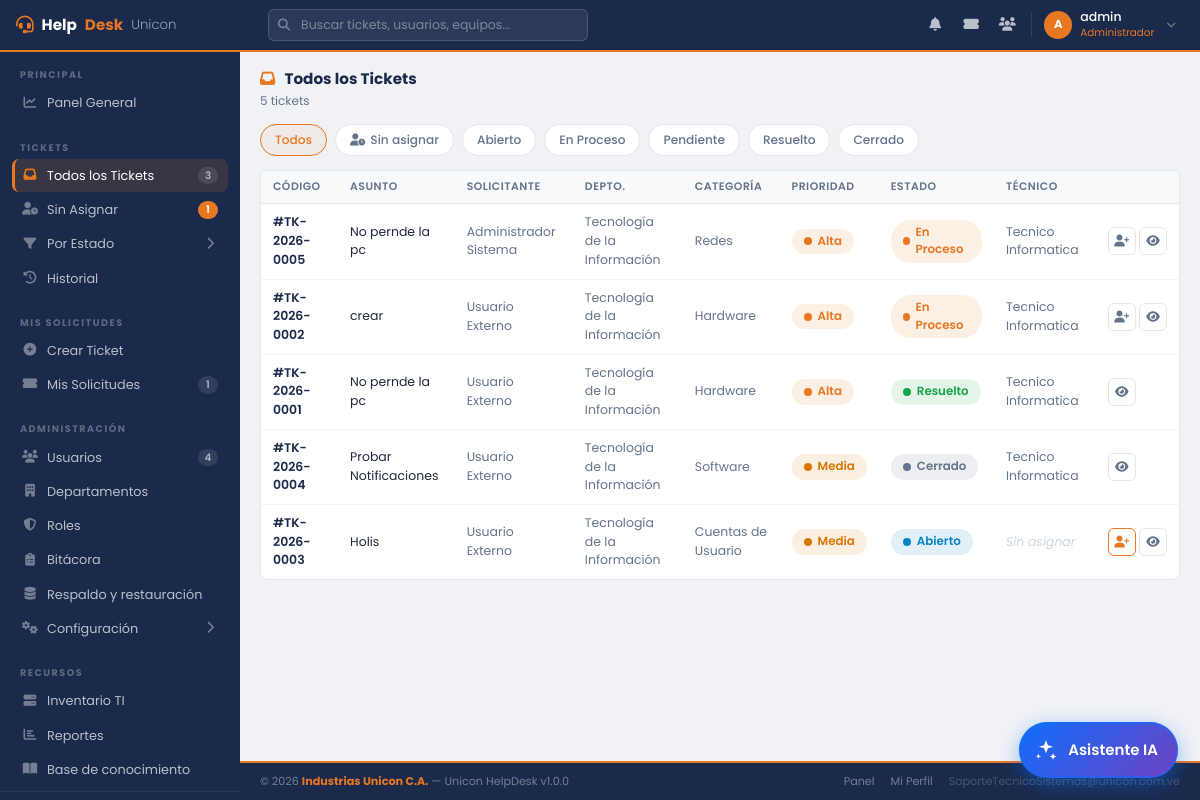
Page /admin/tickets.php (signed in) on the earlier database version.
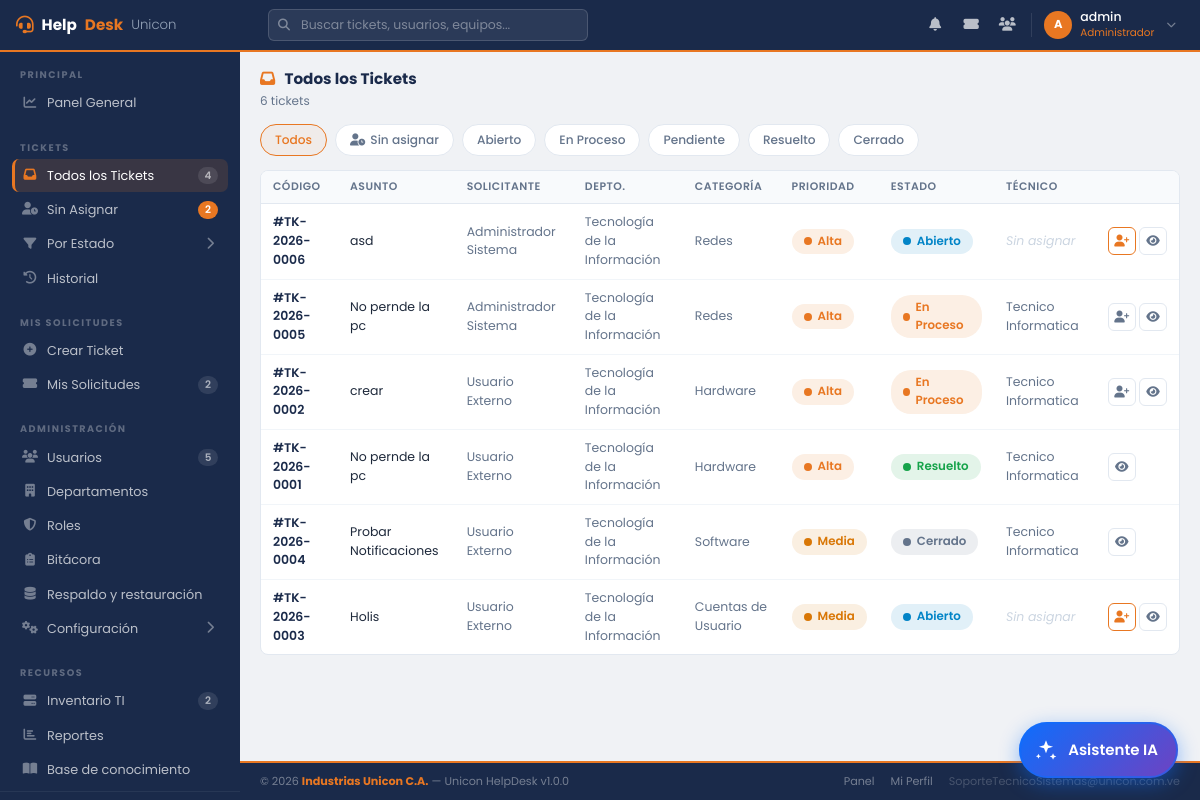
Same page on the later database version.
### tables this page shows
CREATE TABLE `estados_ticket` (
  `id_estado_ticket` int(11) NOT NULL AUTO_INCREMENT,
  `nombre` varchar(50) NOT NULL,
  `descripcion` text DEFAULT NULL,
  PRIMARY KEY (`id_estado_ticket`),
  UNIQUE KEY `nombre` (`nombre`)
);

CREATE TABLE `tickets` (
  `id_tickets` int(11) NOT NULL AUTO_INCREMENT,
  `codigo_ticket` varchar(20) NOT NULL,
  `asunto` varchar(200) NOT NULL,
  `descripcion` text NOT NULL,
  `fecha_creacion` datetime NOT NULL DEFAULT current_timestamp(),
  `fecha_cierre` datetime DEFAULT NULL,
  `id_usuario_solicitante` int(11) NOT NULL,
  `id_usuario_asignado` int(11) DEFAULT NULL,
  `id_departamento` int(11) NOT NULL,
  `id_categoria` int(11) NOT NULL,
  `id_prioridad` int(11) NOT NULL DEFAULT 2,
  `id_estado` int(11) NOT NULL DEFAULT 1,
  `id_inventario` int(11) DEFAULT NULL,
  `solucion` text DEFAULT NULL,
  `observaciones` text DEFAULT NULL,
  PRIMARY KEY (`id_tickets`),
  UNIQUE KEY `codigo_ticket` (`codigo_ticket`),
  KEY `fecha_creacion` (`fecha_creacion`),
  KEY `fk_ticket_categoria` (`id_categoria`),
  KEY `fk_ticket_usuario_asignado` (`id_usuario_asignado`),
  KEY `fk_ticket_usuario_solicitante` (`id_usuario_solicitante`),
  KEY `fk_ticket_prioridad` (`id_prioridad`),
  KEY `fk_ticket_departamento` (`id_departamento`),
  KEY `id_inventario` (`id_inventario`),
  KEY `id_estado` (`id_estado`),
  CONSTRAINT `fk_ticket_categoria` FOREIGN KEY (`id_categoria`) REFERENCES `categoria_incidencias` (`id_categoria`) ON UPDATE CASCADE,
  CONSTRAINT `fk_ticket_departamento` FOREIGN KEY (`id_departamento`) REFERENCES `departamentos` (`id_departamento`) ON UPDATE CASCADE,
  CONSTRAINT `fk_ticket_estado` FOREIGN KEY (`id_estado`) REFERENCES `estados_ticket` (`id_estado_ticket`) ON UPDATE CASCADE,
  CONSTRAINT `fk_ticket_inventario` FOREIGN KEY (`id_inventario`) REFERENCES `inventario_tecnologico` (`id_inventario`) ON UPDATE CASCADE,
  CONSTRAINT `fk_ticket_prioridad` FOREIGN KEY (`id_prioridad`) REFERENCES `prioridades` (`id_prioridad`) ON UPDATE CASCADE,
  CONSTRAINT `fk_ticket_usuario_asignado` FOREIGN KEY (`id_usuario_asignado`) REFERENCES `usuarios` (`id_usuario`) ON UPDATE CASCADE,
  CONSTRAINT `fk_ticket_usuario_solicitante` FOREIGN KEY (`id_usuario_solicitante`) REFERENCES `usuarios` (`id_usuario`) ON UPDATE CASCADE
);

CREATE TABLE `usuarios` (
  `id_usuario` int(11) NOT NULL AUTO_INCREMENT,
  `nombres` varchar(100) NOT NULL,
  `apellidos` varchar(100) NOT NULL,
  `correo` varchar(150) NOT NULL,
  `usuario_login` varchar(50) NOT NULL,
  `contraseña` varchar(255) NOT NULL,
  `telefono` varchar(20) DEFAULT NULL,
  `id_departamento` int(11) NOT NULL,
  `id_rol` int(11) NOT NULL DEFAULT 1,
  `estado` enum('activo','inactivo','reposo','pasante','vacaciones','suspendido') NOT NULL DEFAULT 'activo',
  PRIMARY KEY (`id_usuario`),
  UNIQUE KEY `correo` (`correo`),
  UNIQUE KEY `usuario_login` (`usuario_login`),
  KEY `id_departamento` (`id_departamento`),
  KEY `id_rol` (`id_rol`),
  CONSTRAINT `fk_usuario_departamento` FOREIGN KEY (`id_departamento`) REFERENCES `departamentos` (`id_departamento`) ON UPDATE CASCADE,
  CONSTRAINT `fk_usuario_rol` FOREIGN KEY (`id_rol`) REFERENCES `roles` (`id_rol`) ON UPDATE CASCADE
);

CREATE TABLE `departamentos` (
  `id_departamento` int(11) NOT NULL AUTO_INCREMENT,
  `nombre` varchar(100) NOT NULL,
  `descripcion` text DEFAULT NULL,
  `estado` enum('activo','inactivo','clausurado') NOT NULL DEFAULT 'activo',
  PRIMARY KEY (`id_departamento`),
  UNIQUE KEY `nombre` (`nombre`)
);

CREATE TABLE `categoria_incidencias` (
  `id_categoria` int(11) NOT NULL AUTO_INCREMENT,
  `nombre` varchar(80) NOT NULL,
  `descripcion` text DEFAULT NULL,
  `id_prioridad_default` int(11) DEFAULT NULL,
  `estado` enum('activo','inactivo') NOT NULL DEFAULT 'activo',
  PRIMARY KEY (`id_categoria`),
  UNIQUE KEY `nombre` (`nombre`),
  KEY `fk_categoria_prioridad` (`id_prioridad_default`),
  CONSTRAINT `fk_categoria_prioridad` FOREIGN KEY (`id_prioridad_default`) REFERENCES `prioridades` (`id_prioridad`) ON DELETE SET NULL ON UPDATE CASCADE
);

CREATE TABLE `prioridades` (
  `id_prioridad` int(11) NOT NULL AUTO_INCREMENT,
  `nombre` varchar(50) NOT NULL,
  `nivel` int(11) NOT NULL DEFAULT 2,
  `tiempo_respuesta_objetivo` int(11) NOT NULL DEFAULT 2880 COMMENT 'Guardar minutos',
  PRIMARY KEY (`id_prioridad`),
  UNIQUE KEY `nombre` (`nombre`)
);

### admin/tickets.php (the view, shortened to what the changed rows need)
<?php
include '../config/conexion.php';
$mapa_estado_slug = [
    'abierto'   => TICKET_ABIERTO,
    'proceso'   => TICKET_PROCESO,
    'pendiente' => TICKET_PENDIENTE,
    'resuelto'  => TICKET_RESUELTO,
    'cerrado'   => TICKET_CERRADO,
];
$estado_slug = $_GET['estado'] ?? '';
$filtro_estado_id = $mapa_estado_slug[$estado_slug] ?? (ctype_digit($estado_slug) ? (int)$estado_slug : null);
$estados_filtro = $conexion->query("SELECT id_estado_ticket, nombre FROM estados_ticket ORDER BY id_estado_ticket")->fetch_all(MYSQLI_ASSOC);
$filtro_sin_asignar = ($estado_slug === 'sin_asignar');
$sql = "
    SELECT t.id_tickets, t.codigo_ticket, t.asunto, t.fecha_creacion, t.id_usuario_asignado,
           c.nombre AS categoria_nombre,
           p.nombre AS prioridad_nombre, p.nivel AS prioridad_nivel,
           e.nombre AS estado_nombre, e.id_estado_ticket,
           sol.nombres AS sol_nombres, sol.apellidos AS sol_apellidos,
           dep.nombre AS departamento_nombre,
           asig.nombres AS asig_nombres, asig.apellidos AS asig_apellidos
    FROM tickets t
    JOIN categoria_incidencias c ON t.id_categoria = c.id_categoria
    JOIN prioridades p ON t.id_prioridad = p.id_prioridad
    JOIN estados_ticket e ON t.id_estado = e.id_estado_ticket
    JOIN usuarios sol ON t.id_usuario_solicitante = sol.id_usuario
    JOIN departamentos dep ON t.id_departamento = dep.id_departamento
    LEFT JOIN usuarios asig ON t.id_usuario_asignado = asig.id_usuario
";
if ($filtro_sin_asignar) {
    $stmt = $conexion->prepare($sql . " WHERE t.id_usuario_asignado IS NULL AND t.id_estado NOT IN (" . TICKET_RESUELTO . "," . TICKET_CERRADO . ") ORDER BY p.nivel DESC, t.fecha_creacion ASC");
} elseif ($filtro_estado_id !== null) {
    $stmt = $conexion->prepare($sql . " WHERE t.id_estado = ? ORDER BY p.nivel DESC, t.fecha_creacion DESC");
    $stmt->bind_param("i", $filtro_estado_id);
} else {
    $stmt = $conexion->prepare($sql . " ORDER BY p.nivel DESC, t.fecha_creacion DESC");
}
$stmt->execute();
$tickets = $stmt->get_result();
include_once '../includes/header2.php';
include_once '../includes/sidebar.php';
?>
<main class="hd-main">
    <div class="hd-page-header">
        <div>
            <div class="hd-page-title"><i class="fas fa-inbox" style="color:var(--naranja);margin-right:6px;"></i> Todos los Tickets</div>
            <div class="hd-page-sub"><?= $tickets->num_rows ?> ticket<?= $tickets->num_rows !== 1 ? 's' : '' ?><?= ($filtro_estado_id !== null || $filtro_sin_asignar) ? ' — filtrado' : '' ?></div>
        </div>
    </div>
    <div class="hd-filtros">
        <a href="tickets.php" class="hd-filtro-btn <?= $estado_slug === '' ? 'activo' : '' ?>">Todos</a>
        <a href="tickets.php?estado=sin_asignar" class="hd-filtro-btn <?= $filtro_sin_asignar ? 'activo' : '' ?>"><i class="fas fa-user-clock" style="margin-right:5px;"></i>Sin asignar</a>
        <?php foreach ($estados_filtro as $ef): ?>
        <a href="tickets.php?estado=<?= (int)$ef['id_estado_ticket'] ?>" class="hd-filtro-btn <?= $filtro_estado_id === (int)$ef['id_estado_ticket'] ? 'activo' : '' ?>"><?= htmlspecialchars($ef['nombre']) ?></a>
        <?php endforeach; ?>
    </div>
    <div class="hd-card">
        <div class="hd-card-body" style="padding:0;">
            <table class="hd-table">
                <thead>
                    <tr>
                        <th>Código</th>
                        <th>Asunto</th>
                        <th>Solicitante</th>
                        <th>Depto.</th>
                        <th>Categoría</th>
                        <th>Prioridad</th>
                        <th>Estado</th>
                        <th>Técnico</th>
                        <th></th>
                    </tr>
                </thead>
                <tbody>
                    <?php
                    $colores_estado = [1=>'#0284c7', 2=>'#E87722', 3=>'#d97706', 4=>'#16a34a', 5=>'#64748b'];
                    $colores_nivel  = [1=>'#0284c7', 2=>'#d97706', 3=>'#E87722', 4=>'#dc2626'];
                    while ($t = $tickets->fetch_assoc()):
                        $ce = $colores_estado[$t['id_estado_ticket']] ?? '#94a3b8';
                        $cp = $colores_nivel[$t['prioridad_nivel']] ?? '#94a3b8';
                    ?>
                    <tr class="hd-fila-ticket" onclick="window.location='ver_ticket.php?id=<?= $t['id_tickets'] ?>'">
                        <td style="font-weight:600;color:var(--azul);">#<?= htmlspecialchars($t['codigo_ticket']) ?></td>
                        <td><?= htmlspecialchars($t['asunto']) ?></td>
                        <td style="color:var(--muted);"><?= htmlspecialchars($t['sol_nombres'] . ' ' . $t['sol_apellidos']) ?></td>
                        <td style="color:var(--muted);"><?= htmlspecialchars($t['departamento_nombre']) ?></td>
                        <td style="color:var(--muted);"><?= htmlspecialchars($t['categoria_nombre']) ?></td>
                        <td>
                            <span class="hd-badge-pill" style="background:color-mix(in srgb, <?= $cp ?> 12%, white); color:<?= $cp ?>;">
                                <span class="dot" style="background:<?= $cp ?>;"></span> <?= htmlspecialchars($t['prioridad_nombre']) ?>
                            </span>
                        </td>
                        <td>
                            <span class="hd-badge-pill" style="background:color-mix(in srgb, <?= $ce ?> 12%, white); color:<?= $ce ?>;">
                                <span class="dot" style="background:<?= $ce ?>;"></span> <?= htmlspecialchars($t['estado_nombre']) ?>
                            </span>
                        </td>
                        <td style="color:var(--muted);">
                            <?= $t['asig_nombres'] ? htmlspecialchars($t['asig_nombres'] . ' ' . $t['asig_apellidos']) : '<span class="hd-sin-asignar">Sin asignar</span>' ?>
                        </td>
                        <td class="acciones">
                            <?php if (!in_array((int)$t['id_estado_ticket'], [TICKET_RESUELTO, TICKET_CERRADO], true)): ?>
                            <button type="button" class="hd-icon-btn <?= $t['id_usuario_asignado'] ? '' : 'asignar' ?>"
                                    title="<?= $t['id_usuario_asignado'] ? 'Reasignar técnico' : 'Asignar técnico' ?>"
                                    onclick="event.stopPropagation(); abrirAsignar(<?= (int)$t['id_tickets'] ?>, <?= htmlspecialchars(json_encode($t['codigo_ticket']), ENT_QUOTES) ?>, <?= (int)$t['id_usuario_asignado'] ?>)">
                                <i class="fas fa-user-plus"></i>
                            </button>
                            <?php endif; ?>
                            <a href="ver_ticket.php?id=<?= $t['id_tickets'] ?>" class="hd-icon-btn" title="Ver ticket" onclick="event.stopPropagation();">
                                <i class="fas fa-eye"></i>
                            </a>
                        </td>
                    </tr>
                    <?php endwhile; ?>
                </tbody>
            </table>
        </div>
    </div>
</main>
<?php include_once '../includes/footer2.php'; ?>

### includes/sidebar.php (shortened to what the changed rows need)
<?php
if (!function_exists('sb_badge')) {
    function sb_badge(int $n, string $clase = ''): string {
        if ($n <= 0) return '';
        return '<span class="hd-sidebar-count' . ($clase !== '' ? ' ' . $clase : '') . '">' . $n . '</span>';
    }
}
$sb = [];
$stmt_sb = $conexion->prepare("SELECT id_usuario FROM usuarios WHERE usuario_login = ?");
$stmt_sb->bind_param("s", $usuario_activo);
$stmt_sb->execute();
$fila_sb = $stmt_sb->get_result()->fetch_assoc();
$sb_id_usuario = (int)($fila_sb['id_usuario'] ?? 0);
$stmt_sb = $conexion->prepare("SELECT COUNT(*) AS c FROM tickets WHERE id_usuario_solicitante = ? AND id_estado NOT IN (" . TICKET_RESUELTO . "," . TICKET_CERRADO . ")");
$stmt_sb->bind_param("i", $sb_id_usuario);
$stmt_sb->execute();
$sb['mis_sol'] = (int)$stmt_sb->get_result()->fetch_assoc()['c'];
if ($rol_id == ROL_ADMIN) {
    $r = $conexion->query("
        SELECT COALESCE(SUM(id_estado = " . TICKET_ABIERTO . "), 0)   AS abiertos,
               COALESCE(SUM(id_estado = " . TICKET_PROCESO . "), 0)   AS proceso,
               COALESCE(SUM(id_estado = " . TICKET_PENDIENTE . "), 0) AS pendientes
        FROM tickets
    ")->fetch_assoc();
    $sb['abiertos']   = (int)$r['abiertos'];
    $sb['proceso']    = (int)$r['proceso'];
    $sb['pendientes'] = (int)$r['pendientes'];
    $sb['activos']    = $sb['abiertos'] + $sb['proceso'] + $sb['pendientes'];
    $sb['sin_asignar'] = (int)$conexion->query("SELECT COUNT(*) c FROM tickets WHERE id_usuario_asignado IS NULL AND id_estado NOT IN (" . TICKET_RESUELTO . "," . TICKET_CERRADO . ")")->fetch_assoc()['c'];
    $sb['usuarios']   = (int)$conexion->query("SELECT COUNT(*) c FROM usuarios")->fetch_assoc()['c'];
    $sb['inventario'] = (int)$conexion->query("SELECT COUNT(*) c FROM inventario_tecnologico")->fetch_assoc()['c'];
}
?>
<aside class="hd-sidebar" id="sidebar">
    <?php if ($rol_id == 3): ?>
    <div class="hd-sidebar-section">
        <a href="tickets.php" class="hd-sidebar-link <?= ($pagina_actual=='tickets.php' && ($_GET['estado'] ?? '') !== 'sin_asignar') ? 'active' : '' ?>">
            <i class="fas fa-inbox"></i> Todos los Tickets
            <?= sb_badge($sb['activos']) ?>
        </a>
        <a href="tickets.php?estado=sin_asignar" class="hd-sidebar-link <?= ($pagina_actual=='tickets.php' && ($_GET['estado'] ?? '') === 'sin_asignar') ? 'active' : '' ?>">
            <i class="fas fa-user-clock"></i> Sin Asignar
            <?= sb_badge($sb['sin_asignar'], 'naranja') ?>
        </a>
    </div>
    <div class="hd-sidebar-section">
        <a href="mis_tickets.php" class="hd-sidebar-link <?= $pagina_actual=='mis_tickets.php'?'active':'' ?>">
            <i class="fas fa-ticket-alt"></i> Mis Solicitudes
            <?= sb_badge($sb['mis_sol']) ?>
        </a>
    </div>
    <div class="hd-sidebar-section">
        <a href="procesos/usuarios.php" class="hd-sidebar-link <?= $pagina_actual=='usuarios.php'?'active':'' ?>">
            <i class="fas fa-users"></i> Usuarios
            <?= sb_badge($sb['usuarios']) ?>
        </a>
    </div>
    <div class="hd-sidebar-section">
        <a href="inventario.php" class="hd-sidebar-link <?= $pagina_actual=='inventario.php'?'active':'' ?>">
            <i class="fas fa-server"></i> Inventario TI
            <?= sb_badge($sb['inventario']) ?>
        </a>
    </div>
    <?php endif; ?>
</aside>
<div class="hd-content">

Differences in the rows shown:
added tickets: codigo_ticket "TK-2026-0006", asunto "asd", id_usuario_solicitante.apellidos "Administrador Sistema", id_departamento.nombre "Tecnología de la Información", id_categoria.nombre "Redes", id_prioridad.nombre "Alta", id_estado.nombre "Abierto", shows "Sin asignar"
Other differences:
$n: "3 1 1 4" → "4 2 2 5 2"
$tickets->num_rows: "5" → "6"
